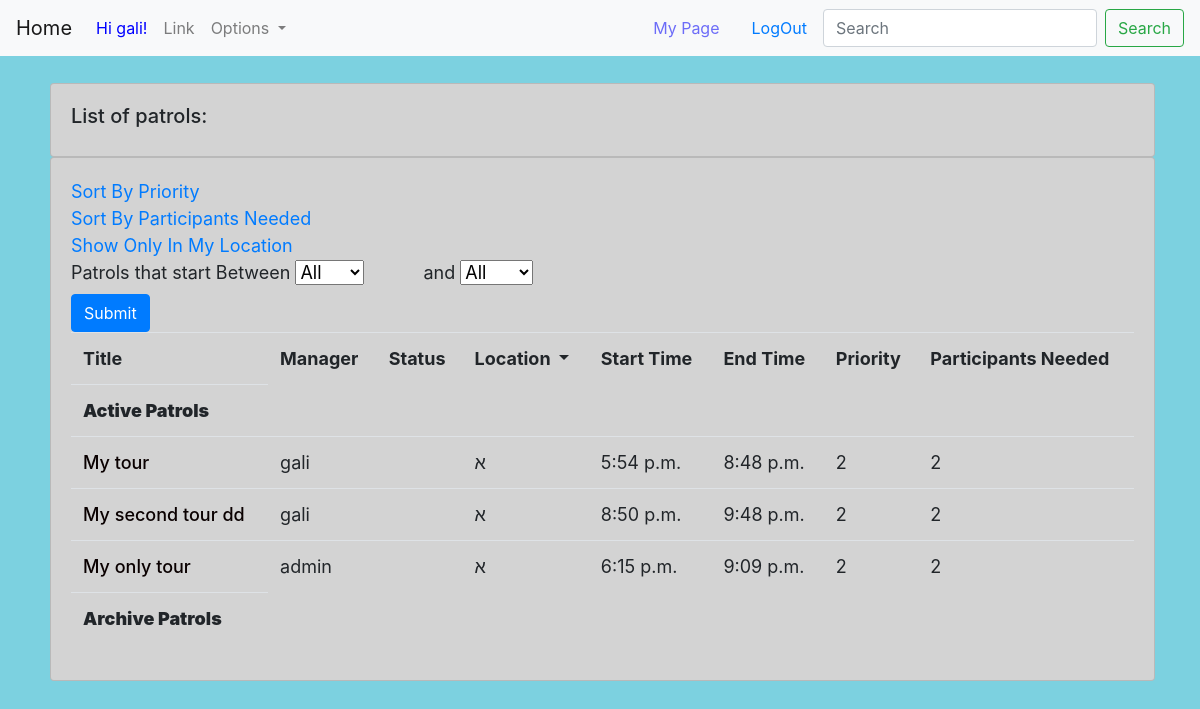
The page /patrols/ (signed in) on the database its author committed.
### Patrols/models.py (models this page shows, shortened)
class Patrol(models.Model):
    class PatrolStatus(models.TextChoices):
        CREATION = "Creation"
        ACTIVE = "Active"
        ARCHIVE = "Archive"
    manager = models.ForeignKey(User, on_delete=models.CASCADE, related_name='patrols', null=False)
    title = models.CharField('title', max_length=MEDIUM_STRING)
    patrol_status = models.CharField('patrol status', max_length=MIN_STRING, null=True, choices=PatrolStatus.choices,
                                     default=PatrolStatus.CREATION)
    description = models.TextField('summary', max_length=MAX_STRING, null=True, blank=True)
    time_created = models.DateTimeField('time created', default=current_time, null=False)
    time_updated_last = models.DateTimeField('last updated', default=current_time, null=False)
    location = models.CharField(max_length=MEDIUM_STRING, choices=get_locations(), default=default_neighborhoods[0])
    date = models.DateField('date', default=current_time, null=False)
    start_time = models.TimeField('start time', default=current_time, null=False)
    end_time = models.TimeField('end time', default=current_time() + timezone.timedelta(hours=3), null=False)
    priority = models.IntegerField('priority', default=MAX_PRIORITY, blank=True)
    participants_needed = models.IntegerField('participants needed', default=DEFAULT_PATROL_SIZE)
    reactions = models.ManyToManyField(User, related_name='reactions', blank=True)
    approved_reactions = models.ManyToManyField(User, related_name='approved_reactions', blank=True)
    users_participated = models.ManyToManyField(User, related_name='participants', blank=True)
    update_priority = models.BooleanField(default=False)

### Patrols/views.py (the view, shortened to what this page needs)
# urls.py: path('', parent_patrol, name='parent_patrol'),
@login_required(login_url='/Login/')
def parent_patrol(request):
    if request.GET.get('sort') == 'Priority':
        activePatrols = Patrol.objects.filter(patrol_status__in=["Creation", "Active"]).order_by('-priority')
        donePatrols = Patrol.objects.filter(patrol_status="Archive").order_by('-priority')
    elif request.GET.get('sort') == 'Participants_Needed':
        activePatrols = Patrol.objects.filter(patrol_status__in=["Creation", "Active"]).order_by('-participants_needed')
        donePatrols = Patrol.objects.filter(patrol_status="Archive").order_by('-participants_needed')
    elif request.GET.get('sort') == 'Location':
        activePatrols = Patrol.objects.filter(location=request.user.profile.Neighborhood)
        donePatrols = Patrol.objects.filter(patrol_status="Archive").filter(location=request.user.profile.Neighborhood)
    else:
        activePatrols = Patrol.objects.filter(patrol_status__in=["Creation", "Active"])
        donePatrols = Patrol.objects.filter(patrol_status="Archive")
    locations = ("הכל",) + tuple(location[0] for location in get_locations())
    context = {
        'activePatrols': activePatrols,
        'donePatrols': donePatrols,
        'locations': locations,
    }
    return render(request, 'Patrols/ParentPatrolPage.html', context)

### adminPage/models.py (called while the page is built)
def get_locations(neighborhood_table='unified_data', neighborhood_column='neighborhood_1'):
    try:
        neighbourhoods = get_data(neighborhood_table)[neighborhood_column].unique()
    except (ValueError, KeyError, TypeError, AttributeError):
        neighbourhoods = default_neighborhoods
    return [(neighborhood, neighborhood) for neighborhood in neighbourhoods]

def get_data(data='unified_data'):
    current_data = DataFile.objects.filter(file_name=data, is_primary=True)
    if current_data.count() == 0:
        current_data = DataFile.objects.filter(file_name=data)
    try:
        return current_data.first().load_frame()
    except AttributeError:
        return None

    def load_frame(self):
        return pd.read_json(self.data, orient='split')

### HomePage/templates/Patrols/ParentPatrolPage.html (shortened to what this page needs)
{% extends 'base.html' %}
{% block content %}
<!DOCTYPE html>
<html lang="en">
<head>
</head>
<body>
    <br>
    <div class="row">
        <div class="col-md">
            <div class="card card-body" id="general">
                <h5>List of patrols:</h5>
            </div>
            <div class="card card-body" id="general">
                <tr><th><a href="{{ parent_patrol }}?sort=Priority">Sort By Priority </a></th>
                <tr><th><a href="{{ parent_patrol }}?sort=Participants_Needed">Sort By Participants Needed </a></th>
                    <th>
                {% if request.user.profile.is_patrol_manager %}
                        <tr><th><a href="{{ parent_patrol }}?sort=Location">Show Only In My Location</a></th>
                        <th>
                {% endif %}
                <div id="example">
                    <div class="demo-section k-header" style="width: 600px;">
                        <form method="POST">
                            <label for="start">Patrols that start Between </label>
                            <select name="STime">
                                <option value="0">All</option>
                            </select>
                            <label for="end" style="margin-left:3em">and</label>
                            <select name="ETime">
                                <option value="0">All</option>
                            </select>
                            <button type="submit" class="btn btn-primary">Submit</button>
                        </form>
                    </div>
                </div>
                <table class="table">
                    <tr>
                        <th>Title</th>
                        <th>Manager</th>
                        <th>Status</th>
                        <th>
                            <div class="dropdown">
                                <div class="dropdown-toggle" type="button" id="dropdownAreaButton" data-toggle="dropdown" aria-haspopup="true" aria-expanded="false">
                                    Location
                                </div>
                            </div>
                        </th>
                        <th>Start Time</th>
                        <th>End Time</th>
                        <th>Priority</th>
                        <th>Participants Needed</th>
                    </tr>
                    <tr>
                        <th><b>Active Patrols</b></th>
                    </tr>
                    {% for patrol in activePatrols %}
                        <tr>
                            <td>
                                <a href="{% url 'patrol_page' patrol.pk %}" style="color:#0A0000; font-weight:500">
                                    {{ patrol.title }}
                                </a>
                            </td>
                            <td>{{patrol.manager}}</td>
                            <td>{{patrol.status}}</td>
                            <td>{{patrol.location}}</td>
                            <td>{{patrol.start_time}}</td>
                            <td>{{patrol.end_time}}</td>
                            <td>{{patrol.priority}}</td>
                            <td>{{patrol.participants_needed}}</td>
                        </tr>
                    {% endfor %}
                    <tr>
                        <th><b>Archive Patrols</b></th>
                    </tr>
                </table>
            </div>
        </div>
    </div>
</body>
</html>
{% endblock %}

### HomePage/templates/base.html (shortened to what this page needs)
{% load static %}
<!DOCTYPE html>
<html lang="en">
<head>
    <link rel="stylesheet" href="https://cdn.jsdelivr.net/npm/bootstrap@4.5.3/dist/css/bootstrap.min.css">
</head>
<body>
    <div>
        <nav class="navbar navbar-expand-lg navbar-light bg-light">
          <a class="navbar-brand" href="{% url 'homepage' %}">Home</a>
          <div class="collapse navbar-collapse" id="navbarSupportedContent">
            <ul class="navbar-nav mr-auto">
                {% if user.is_authenticated %}
              <li class="nav-item active">
              <a class="nav-link disabled" href="#" style="color:blue;">Hi {{ user.username }}!</a>
              </li>
                {% endif %}
              <li class="nav-item">
                <a class="nav-link" href="#">Link</a>
              </li>
                 {% if user.is_authenticated %}
              <li class="nav-item dropdown">
                <a class="nav-link dropdown-toggle" href="#" id="navbarDropdown" role="button" data-toggle="dropdown" aria-haspopup="true" aria-expanded="false">
                  Options
                </a>
              </li>
                {% endif %}
            </ul>
              {% if user.is_authenticated %}
                {% if user.profile.is_patrol_manager or user.is_superuser %}
                    <a class="nav-link active" href="{% url 'resident_page' %}"><h8 style="color:#6c6cf8;">My Page</h8> <span class="sr-only">(current)</span></a>
                    {% else %}
                    <a class="nav-link active" href="{% url 'resident_page' %}"><h8 style="color:#6c6cf8;">My Page</h8> <span class="sr-only">(current)</span></a>
                {% endif %}
                <a class="nav-link active" href="{% url 'logoutuser' %}">LogOut</a>
              {% else %}
                <a class="nav-link active" href="{% url 'AddParent' %}">Register</a>
                <a class="nav-link active" href="{% url 'Login' %}">Login</a>
              {% endif %}
            <form class="form-inline my-2 my-lg-0">
              <input class="form-control mr-sm-2" type="search" placeholder="Search" aria-label="Search">
              <button class="btn btn-outline-success my-2 my-sm-0" type="submit">Search</button>
            </form>
          </div>
        </nav>
    </div>
    <div class="container">
        <div id="content" name="content">
            {% block content %}
            {% endblock %}
        </div>
    </div>
</body>
</html>

### HomePage/templates/base.html (style rules this page uses)
.container { display: block; position: relative; padding-left: 20px; margin-bottom: 12px; font-size: 18px; }

### HomePage/templates/Patrols/ParentPatrolPage.html (style rules this page uses)
#general { background-color: #D3D3D3; }
body { background-color: #7CD1E0; }

### rows shown on the page
Patrol: title "My tour", manager "gali", location "א", start_time "5:54 p.m.", end_time "8:48 p.m.", priority "2", participants_needed "2"
Patrol: title "My second tour dd", manager "gali", location "א", start_time "8:50 p.m.", end_time "9:48 p.m.", priority "2", participants_needed "2"
Patrol: title "My only tour", manager "admin", location "א", start_time "6:15 p.m.", end_time "9:09 p.m.", priority "2", participants_needed "2"

### other values the page prints
{{ user.username }} "gali"
